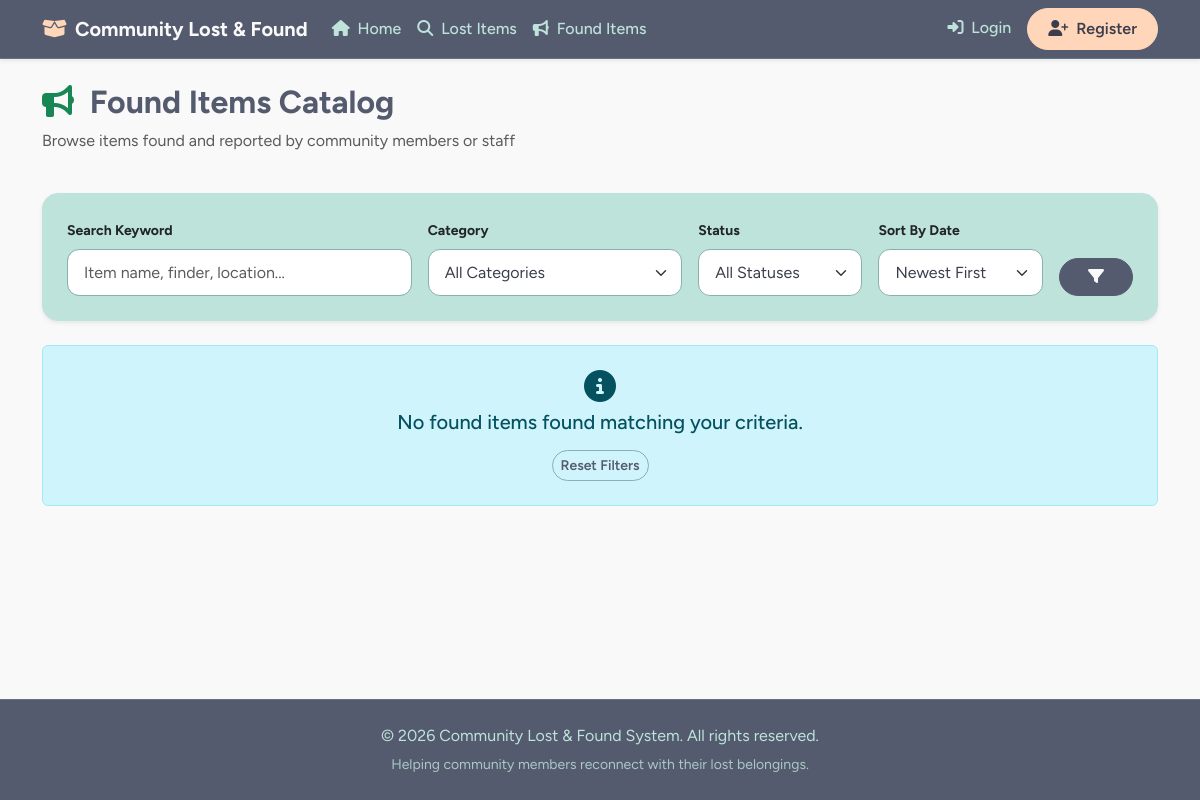
Before: /found_items.php with the older database file.
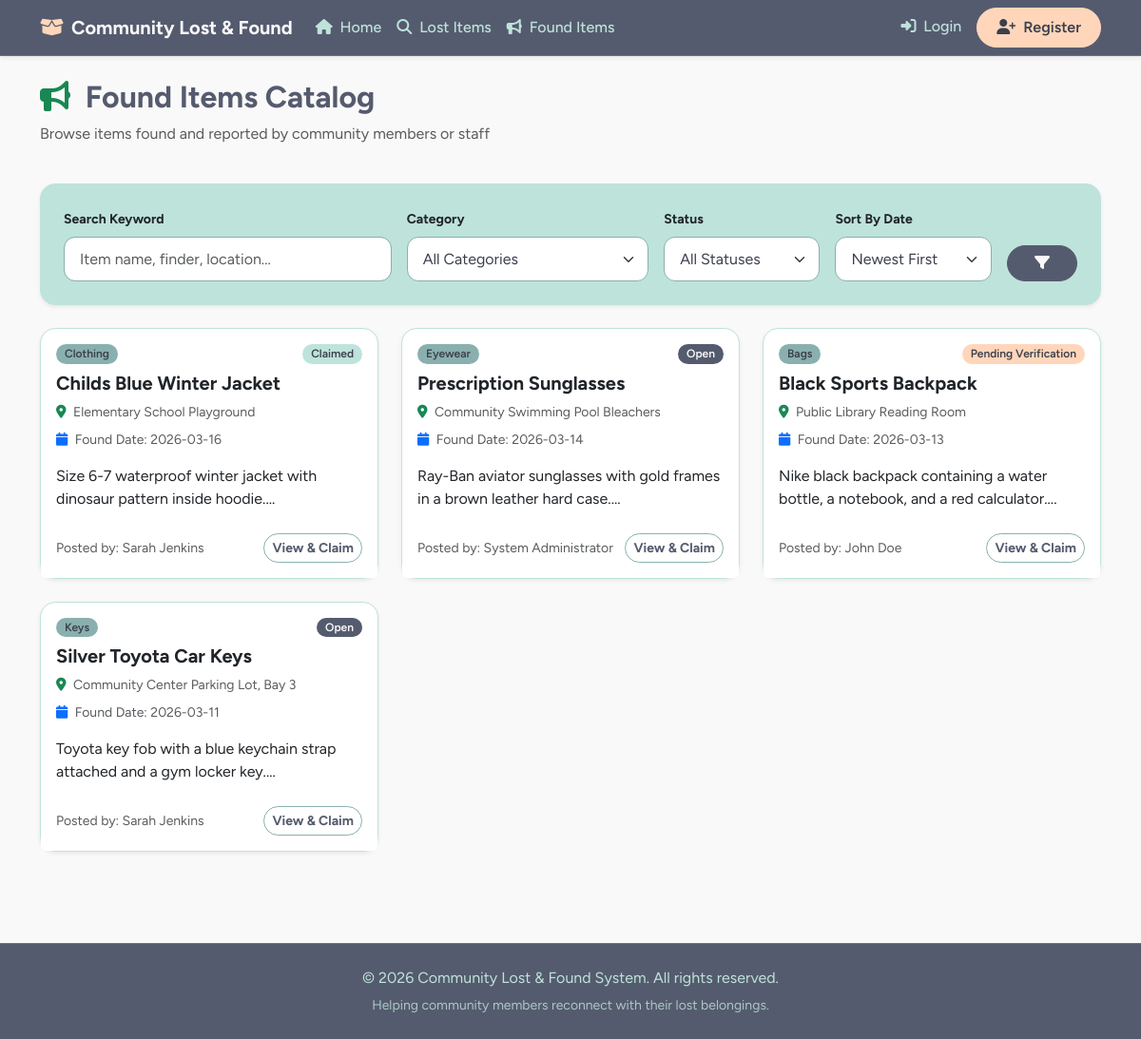
After: the same page with the newer database file.
### tables this page shows
CREATE TABLE `items` (
  `item_id` INT AUTO_INCREMENT PRIMARY KEY,
  `user_id` INT NOT NULL,
  `status_id` INT NOT NULL DEFAULT 1,
  `item_type` ENUM('Lost', 'Found') NOT NULL,
  `category_id` INT NOT NULL,
  `title` VARCHAR(150) NOT NULL,
  `description` TEXT NOT NULL,
  `location` VARCHAR(150) NOT NULL,
  `event_date` DATE NOT NULL,
  `created_at` TIMESTAMP DEFAULT CURRENT_TIMESTAMP,
  `updated_at` TIMESTAMP DEFAULT CURRENT_TIMESTAMP ON UPDATE CURRENT_TIMESTAMP,
  CONSTRAINT `fk_item_user` FOREIGN KEY (`user_id`) REFERENCES `users` (`user_id`) ON DELETE CASCADE,
  CONSTRAINT `fk_item_status` FOREIGN KEY (`status_id`) REFERENCES `i_status` (`status_id`) ON DELETE RESTRICT,
  CONSTRAINT `fk_item_category` FOREIGN KEY (`category_id`) REFERENCES `categories` (`category_id`) ON DELETE RESTRICT,
  INDEX `idx_item_type` (`item_type`)
);

CREATE TABLE `categories` (
  `category_id` INT AUTO_INCREMENT PRIMARY KEY,
  `category` VARCHAR(50) NOT NULL UNIQUE
);

CREATE TABLE `i_status` (
  `status_id` INT AUTO_INCREMENT PRIMARY KEY,
  `status` VARCHAR(30) NOT NULL UNIQUE
);

### found_items.php (the view, shortened to what this page needs)
<?php
require_once 'db.php';
$search = trim($_GET['search'] ?? '');
$sort = trim($_GET['sort'] ?? 'newest');
$query = "SELECT i.*, CONCAT(u.firstname, ' ', u.lastname) AS full_name, c.category, s.status
          FROM items i
          JOIN users u ON i.user_id = u.user_id
          JOIN categories c ON i.category_id = c.category_id
          JOIN i_status s ON i.status_id = s.status_id
          WHERE i.item_type = 'Found'";
$params = [];
if ($sort === 'oldest') {
    $query .= " ORDER BY i.event_date ASC";
} else {
    $query .= " ORDER BY i.event_date DESC";
}
$stmt = $pdo->prepare($query);
$stmt->execute($params);
$items = $stmt->fetchAll();
include 'header.php';
?>
<div class="container my-4">
    <div class="d-flex justify-content-between align-items-center mb-4">
        <div>
            <h2 class="fw-bold"><i class="fa-solid fa-bullhorn text-success me-2"></i> Found Items Catalog</h2>
            <p class="text-muted">Browse items found and reported by community members or staff</p>
        </div>
    </div>
    <div class="card p-4 mb-4 shadow-sm bg-light">
        <form method="GET" action="found_items.php" class="row g-3">
            <div class="col-md-4">
                <label for="search" class="form-label fw-bold small">Search Keyword</label>
                <input type="text" class="form-control" id="search" name="search" value="<?php echo htmlspecialchars($search); ?>" placeholder="Item name, finder, location...">
            </div>
            <div class="col-md-3">
                <label for="category" class="form-label fw-bold small">Category</label>
                <select class="form-select" id="category" name="category">
                    <option value="">All Categories</option>
                </select>
            </div>
            <div class="col-md-2">
                <label for="status" class="form-label fw-bold small">Status</label>
                <select class="form-select" id="status" name="status">
                    <option value="">All Statuses</option>
                </select>
            </div>
            <div class="col-md-2">
                <label for="sort" class="form-label fw-bold small">Sort By Date</label>
                <select class="form-select" id="sort" name="sort">
                    <option value="newest" <?php echo $sort === 'newest' ? 'selected' : ''; ?>>Newest First</option>
                </select>
            </div>
            <div class="col-md-1 d-flex align-items-end">
                <button type="submit" class="btn btn-dark w-100 fw-bold"><i class="fa-solid fa-filter"></i></button>
            </div>
        </form>
    </div>
    <div class="row">
        <?php if (empty($items)): ?>
            <div class="col-12">
                <div class="alert alert-info text-center py-4">
                    <i class="fa-solid fa-info-circle fa-2x mb-2"></i>
                    <h5>No found items found matching your criteria.</h5>
                    <a href="found_items.php" class="btn btn-outline-success btn-sm mt-2">Reset Filters</a>
                </div>
            </div>
        <?php else: ?>
            <?php foreach ($items as $item): ?>
                <div class="col-md-4 mb-4">
                    <div class="card h-100 shadow-sm">
                        <div class="card-body">
                            <div class="d-flex justify-content-between mb-2">
                                <span class="badge bg-success"><?php echo htmlspecialchars($item['category']); ?></span>
                                <span class="badge bg-<?php echo $item['status'] === 'Open' ? 'primary' : ($item['status'] === 'Pending Verification' ? 'warning text-dark' : 'secondary'); ?>"><?php echo htmlspecialchars($item['status']); ?></span>
                            </div>
                            <h5 class="card-title fw-bold"><?php echo htmlspecialchars($item['title']); ?></h5>
                            <p class="card-text text-muted small mb-2"><i class="fa-solid fa-map-marker-alt me-1 text-success"></i> <?php echo htmlspecialchars($item['location']); ?></p>
                            <p class="card-text text-muted small mb-3"><i class="fa-solid fa-calendar me-1 text-primary"></i> Found Date: <?php echo $item['event_date']; ?></p>
                            <p class="card-text"><?php echo nl2br(htmlspecialchars(substr($item['description'], 0, 120))); ?>...</p>
                        </div>
                        <div class="card-footer bg-white border-top-0 d-flex justify-content-between align-items-center pb-3">
                            <small class="text-muted">Posted by: <?php echo htmlspecialchars($item['full_name']); ?></small>
                            <a href="found_detail.php?id=<?php echo $item['item_id']; ?>" class="btn btn-outline-success btn-sm fw-bold">View & Claim</a>
                        </div>
                    </div>
                </div>
            <?php endforeach; ?>
        <?php endif; ?>
    </div>
</div>
<?php include 'footer.php'; ?>

Changed rows visible on the page:
added items: category.category "Clothing", status.status "Claimed", title "Childs Blue Winter Jacket", location "Elementary School Playground", event_date "2026-03-16", description "Size 6-7 waterproof winter jacket with dinosaur pattern inside hoodie.", full_name "Sarah Jenkins"
added items: category.category "Eyewear", status.status "Open", title "Prescription Sunglasses", location "Community Swimming Pool Bleachers", event_date "2026-03-14", description "Ray-Ban aviator sunglasses with gold frames in a brown leather hard case.", full_name "System Administrator"
added items: category.category "Bags", status.status "Pending Verification", title "Black Sports Backpack", location "Public Library Reading Room", event_date "2026-03-13", description "Nike black backpack containing a water bottle, a notebook, and a red calculator.", full_name "John Doe"
added items: category.category "Keys", status.status "Open", title "Silver Toyota Car Keys", location "Community Center Parking Lot, Bay 3", event_date "2026-03-11", description "Toyota key fob with a blue keychain strap attached and a gym locker key.", full_name "Sarah Jenkins"
Other visible differences:
text no longer shown: "No found items found matching your criteria. Reset Filters"
